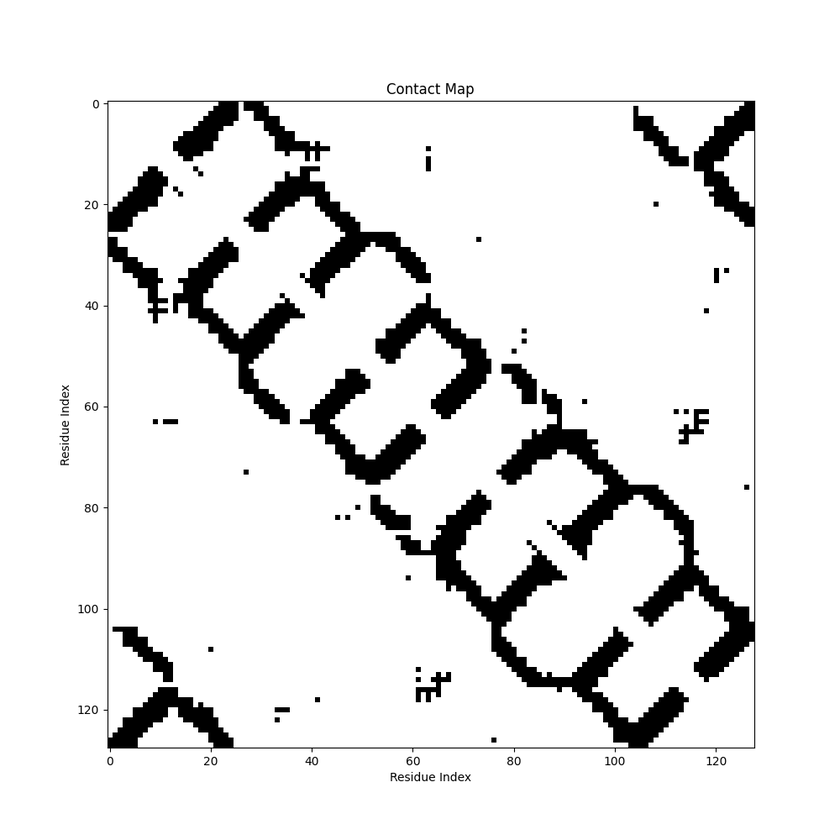
#> input picture 1i78.png, 840 x 840 px, shrunk from 1000 x 1000 before the run
$ jupyter execute 'Transformada de Hough.ipynb'
#> lines starting #> are read from the running program, lines starting #| are printed output that depends on the picture; after the words box and inside, x2 and y2 are one past the last pixel; in counts of white or black regions, pixels touching at a corner belong together
#### 1. Importing libraries

[cell 1]
import cv2
import numpy as np
import matplotlib.pyplot as plt
from skimage import io, color
from skimage.transform import hough_line, hough_line_peaks

#### 1.1 Function definition

[cell 2]
# Function to detect and annotate patterns using Hough Transform with line filtering
def detect_lines(img, angle_range, color, threshold, min_line_distance=30):
    edges = cv2.Canny(img, 50, 150, apertureSize=3)
    lines = cv2.HoughLines(edges, 1, np.pi / 180, threshold)
    annotated_img = cv2.cvtColor(img, cv2.COLOR_GRAY2BGR)

    if lines is not None:
        filtered_lines = []
        for rho, theta in lines[:, 0]:
            angle = np.degrees(theta)
            if angle_range[0] <= angle <= angle_range[1]:
                if all(abs(rho - prev_rho) > min_line_distance for prev_rho, _ in filtered_lines):
                    filtered_lines.append((rho, theta))

        for rho, theta in filtered_lines:
            a = np.cos(theta)
            b = np.sin(theta)
            x0 = a * rho
            y0 = b * rho
            x1 = int(x0 + 1000 * (-b))
            y1 = int(y0 + 1000 * (a))
            x2 = int(x0 - 1000 * (-b))
            y2 = int(y0 - 1000 * (a))
            cv2.line(annotated_img, (x1, y1), (x2, y2), color, 2)

    return annotated_img

#### 1.2 Application of the Hough transform

[cell 3]
# Define the angle ranges for alpha helices and beta sheets
alpha_helix_angle_range = (120, 150)  # Adjust to detect lines parallel to the main diagonal
beta_sheet_angle_range_final = (40, 55)

# Upload the images
beta_sheet_img_path = '1i78.png'
alpha_helix_img_path = '1pw4.png'

beta_sheet_img = cv2.imread(beta_sheet_img_path, cv2.IMREAD_GRAYSCALE)
#> beta_sheet_img is the input picture: shape (840, 840); min 0, max 255, mean 230.7
alpha_helix_img = cv2.imread(alpha_helix_img_path, cv2.IMREAD_GRAYSCALE)
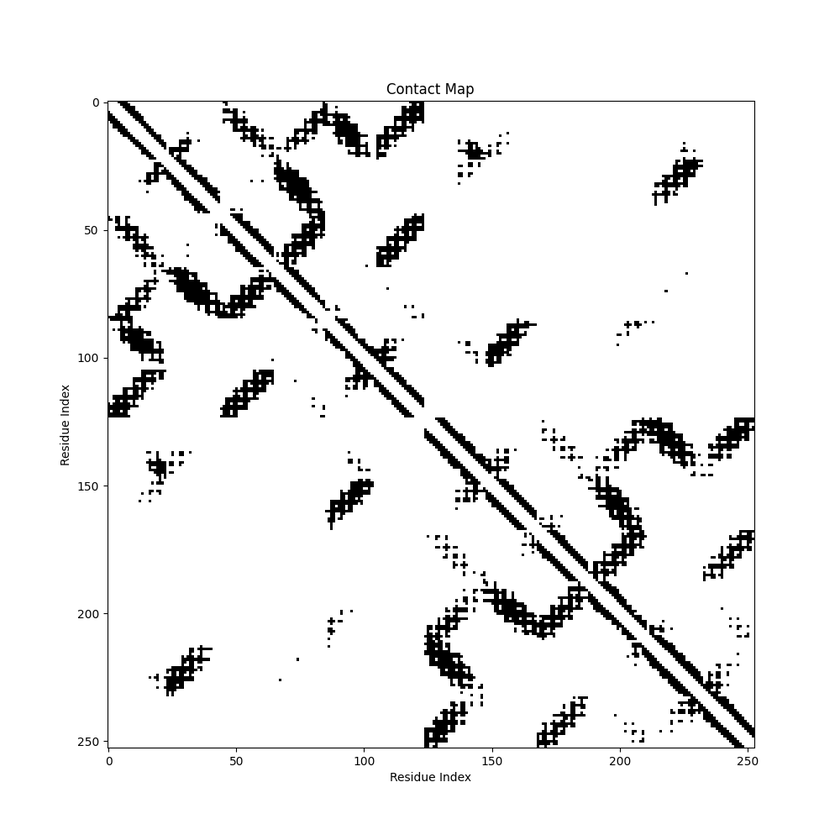
#> input picture 1pw4.png, 840 x 840 px, shrunk from 1000 x 1000 before the run
#> alpha_helix_img is the input picture: shape (840, 840); min 0, max 255, mean 238.1

if beta_sheet_img is None:
    raise FileNotFoundError(f"Imagem não encontrada: {beta_sheet_img_path}")
if alpha_helix_img is None:
    raise FileNotFoundError(f"Imagem não encontrada: {alpha_helix_img_path}")

# Detect and annotate alpha helices
annotated_alpha_helix_img = detect_lines(alpha_helix_img, alpha_helix_angle_range, (0, 0, 255), threshold=100, min_line_distance=30)
#> in detect_lines, `edges = cv2.Canny(img, 50, 150, apertureSize=3)`:
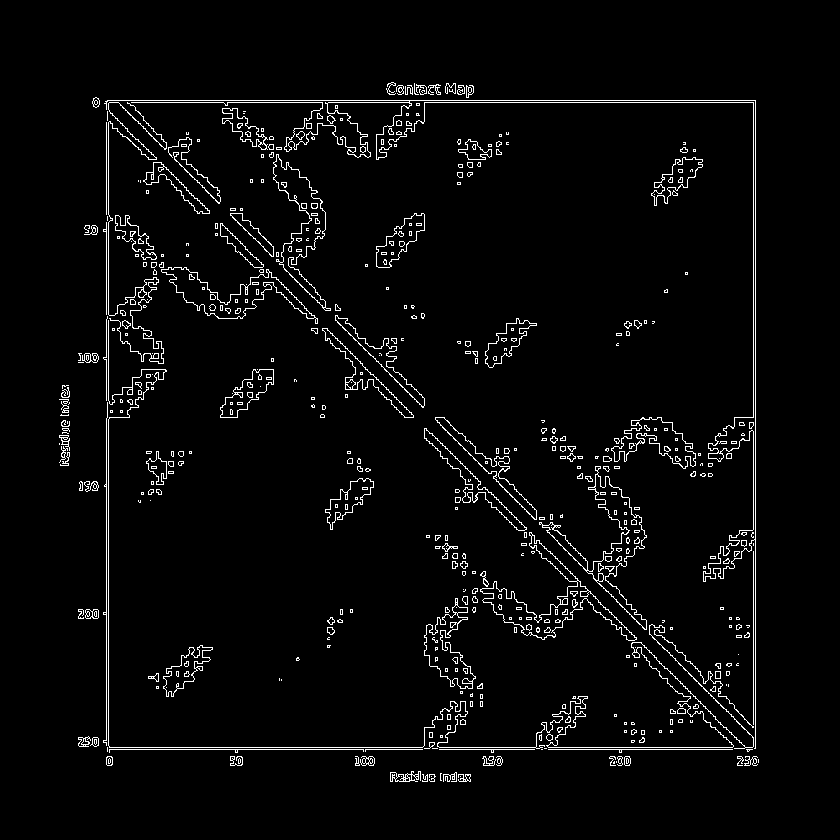
#> edges: shape (840, 840); 3.4% white in thin lines or dots, all inside (x1, y1, x2, y2) = (59, 82, 759, 782)
#> in detect_lines, `lines = cv2.HoughLines(edges, 1, np.pi / 180, threshold)`: lines = 131 rows, first 8: [-11, 2.36], [1, 2.36], [755, 0], [100, 1.57], [753, 0], [102, 1.57], [106, 0], [747, 1.57]
#> the loop in detect_lines, `for rho, theta in lines[:, 0]:` made 131 passes
#> (rho, theta, angle) on passes 1 to 12: (-11, 2.36, 135), (1, 2.36, 135), (755, 0, 0), (100, 1.57, 90), (753, 0, 0), (102, 1.57, 90), (106, 0, 0), (747, 1.57, 90), (108, 0, 0), (749, 1.57, 90), (-18, 2.36, 135), (8, 2.36, 135)
#> angle on passes 67, 87, 118, 127: 135, 139, 127, 143
#> after the loop in detect_lines, `for rho, theta in lines[:, 0]:`: filtered_lines = [(-11, 2.36), (30, 2.3), (-86, 2.36), (76, 2.36), (-44, 2.43), (109, 2.22), (-119, 2.5)]
#> the loop in detect_lines, `for rho, theta in filtered_lines:` made 7 passes
#> (rho, theta, a, b, x0, y0, x1, y1) on passes 1 to 7: (-11, 2.36, -0.707, 0.707, 7.78, -7.78, -699, -714), (30, 2.3, -0.669, 0.743, -20.07, 22.29, -763, -646), (-86, 2.36, -0.707, 0.707, 60.81, -60.81, -646, -767), (76, 2.36, -0.707, 0.707, -53.74, 53.74, -760, -653), (-44, 2.43, -0.755, 0.656, 33.21, -28.87, -622, -783), (109, 2.22, -0.602, 0.799, -65.6, 87.05, -864, -514), (-119, 2.5, -0.799, 0.602, 95.04, -71.62, -506, -870)
#> after the loop in detect_lines, `for rho, theta in filtered_lines:`:
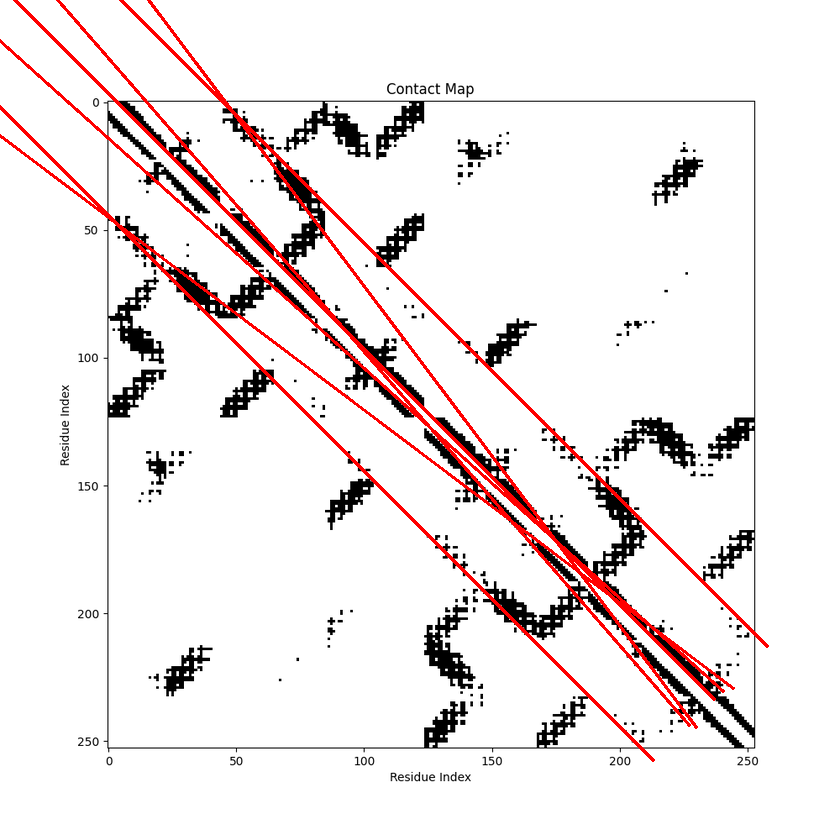
#> annotated_img: shape (840, 840, 3); 2.95% of pixels changed, all inside (x1, y1, x2, y2) = (0, 0, 769, 762)

# Detect and annotate beta sheets
annotated_beta_sheet_img_final = detect_lines(beta_sheet_img, beta_sheet_angle_range_final, (255, 0, 0), threshold=50, min_line_distance=20)
#> call 2 of detect_lines, with angle_range = (40, 55), color = (255, 0, 0), threshold = 50, min_line_distance = 20
#> in detect_lines (call 2), `edges = cv2.Canny(img, 50, 150, apertureSize=3)`:
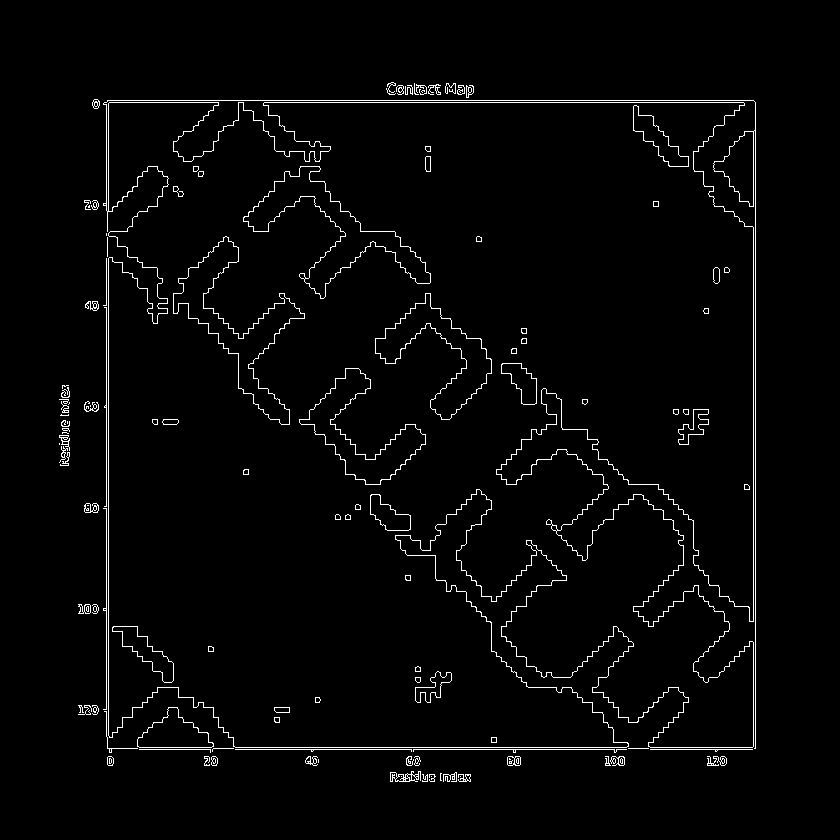
#> edges: shape (840, 840); 2.4% white in thin lines or dots, all inside (x1, y1, x2, y2) = (59, 82, 756, 782)
#> in detect_lines (call 2), `lines = cv2.HoughLines(edges, 1, np.pi / 180, threshold)`: lines = 617 rows, first 8: [100, 1.57], [755, 0], [102, 1.57], [108, 0], [106, 0], [753, 0], [747, 1.57], [749, 1.57]
#> the loop in detect_lines (call 2), `for rho, theta in lines[:, 0]:` made 617 passes
#> after the loop in detect_lines (call 2), `for rho, theta in lines[:, 0]:`: filtered_lines = [(612, 0.785), (327, 0.785), (409, 0.785), (774, 0.785), (880, 0.785), (684, 0.785), (795, 0.785), (960, 0.785), (588, 0.785), (349, 0.785), (902, 0.785), (530, 0.785), (433, 0.785), (706, 0.785), (984, 0.785), (226, 0.785), (508, 0.785)]
#> the loop in detect_lines (call 2), `for rho, theta in filtered_lines:` made 17 passes
#> (rho, x0, y0, x1, y1, x2, y2) on passes 1 to 12: (612, 432.7, 432.7, -274, 1139, 1139, -274), (327, 231.2, 231.2, -475, 938, 938, -475), (409, 289.2, 289.2, -417, 996, 996, -417), (774, 547.3, 547.3, -159, 1254, 1254, -159), (880, 622.3, 622.3, -84, 1329, 1329, -84), (684, 483.7, 483.7, -223, 1190, 1190, -223), (795, 562.1, 562.1, -144, 1269, 1269, -144), (960, 678.8, 678.8, -28, 1385, 1385, -28), (588, 415.8, 415.8, -291, 1122, 1122, -291), (349, 246.8, 246.8, -460, 953, 953, -460), (902, 637.8, 637.8, -69, 1344, 1344, -69), (530, 374.8, 374.8, -332, 1081, 1081, -332)
#> after the loop in detect_lines (call 2), `for rho, theta in filtered_lines:`:
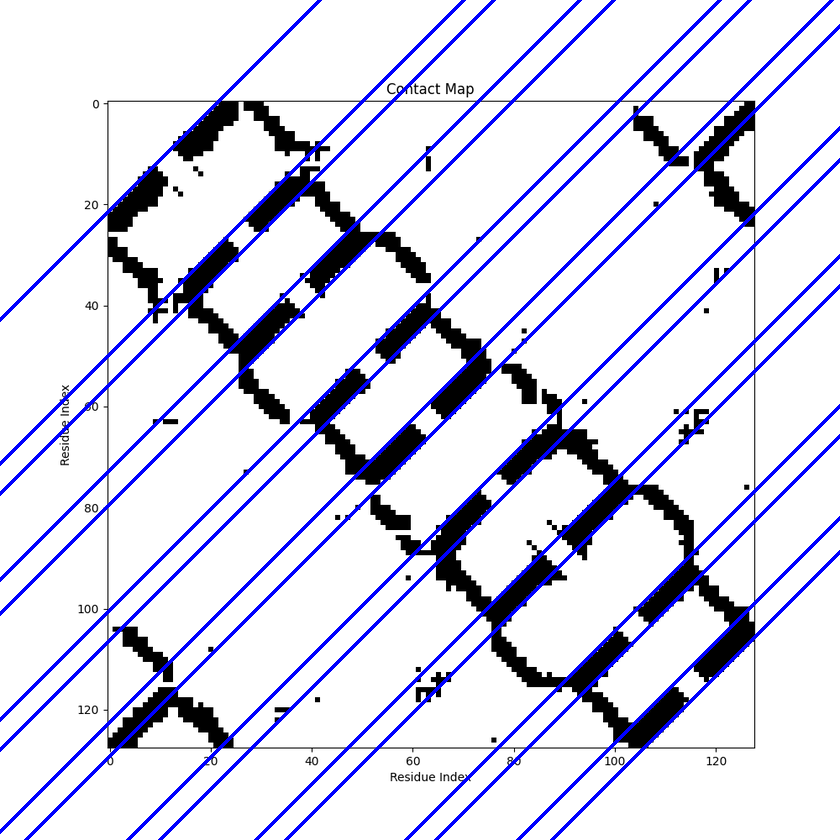
#> annotated_img: shape (840, 840, 3); 6.78% of pixels changed, all inside (x1, y1, x2, y2) = (0, 0, 840, 840)

# Save annotated images
cv2.imwrite('annotated_beta_sheets.png', annotated_beta_sheet_img_final)
cv2.imwrite('annotated_alpha_helices.png', annotated_alpha_helix_img)

# Show annotated images
plt.figure(figsize=(14, 7))
plt.subplot(1, 2, 1)
plt.imshow(cv2.cvtColor(annotated_beta_sheet_img_final, cv2.COLOR_BGR2RGB))
plt.title('Beta Sheets')

plt.subplot(1, 2, 2)
plt.imshow(cv2.cvtColor(annotated_alpha_helix_img, cv2.COLOR_BGR2RGB))
plt.title('Alpha Helices')
plt.show()
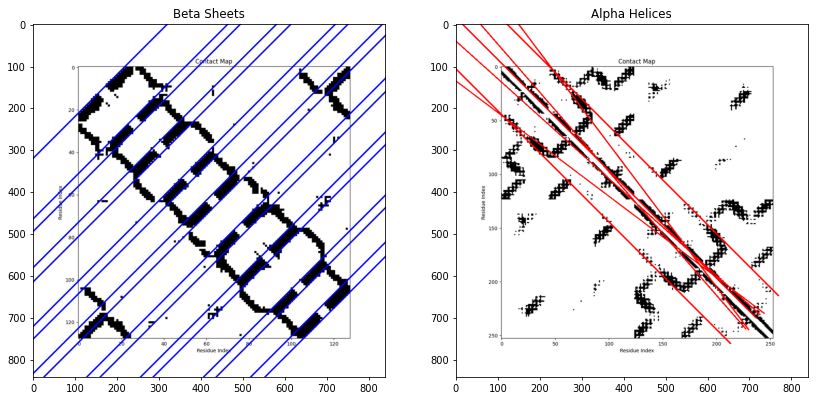
#> figure drawn by matplotlib, 2 panels
